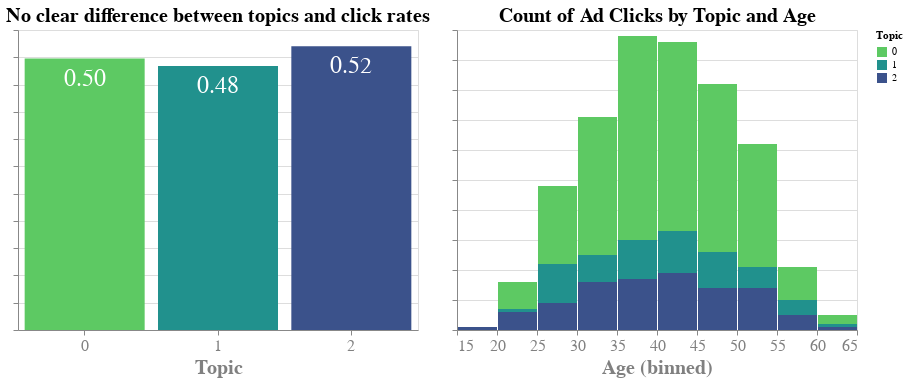

Notebook cell for this chart:
### Markdown cell above
### Topics and click rate

### Code cell
base = (alt.Chart(df, width=400).mark_bar()
 .encode(
     x=alt.X('Topic:N', axis=alt.Axis(labelAngle=0,
                                        labelFontSize=16,
                                        titleFontSize=20,
                                        labelColor='gray',
                                        titleColor='gray')),
     y=alt.Y('mean(Clicked on Ad)', axis=alt.Axis(labels=False, title='')))
 
 .properties(title='No clear difference between topics and click rates'))


bars = base.encode(color=alt.Color('Topic:N', 
                         scale=alt.Scale(scheme='viridis', reverse=True)))

text = base.mark_text(
    align='center',
    baseline='middle',
    dy=20,
    color='white',
    size=24
).encode(
    text=alt.Text('mean(Clicked on Ad):O', format=('.2f'))
)

topic_age = (alt.Chart(df[df['Clicked on Ad']==True], width=400).mark_bar()
 .encode(
     x=alt.X('Age:Q', bin=True, axis=alt.Axis(labelAngle=0,
                                        labelFontSize=16,
                                        titleFontSize=20,
                                        labelColor='gray',
                                        titleColor='gray')),
     y=alt.Y('count()', axis=alt.Axis(labels=False, title='')),
     color=alt.Color('Topic:N', 
                         scale=alt.Scale(scheme='viridis', reverse=True)))
 
 .properties(title='Count of Ad Clicks by Topic and Age'))



((bars + text ) | topic_age).configure_title(fontSize=20)

### Figure 1 — Vega-Lite specification as saved in the notebook (floating-point values rounded to 4 significant figures; data arrays with more than 128 entries replaced by an {"elided": "..."} marker saying what was removed)
{"$schema": "https://vega.github.io/schema/vega-lite/v4.17.0.json", "config": {"title": {"fontSize": 20}, "view": {"continuousHeight": 300, "continuousWidth": 400}}, "datasets": {"data-07037a8d4dae3615ffc52d18e393e7e9": {"elided": "500 records"}, "data-80fa8f0ace20aee982df92a36cd36575": {"elided": "1000 records"}}, "hconcat": [{"data": {"name": "data-80fa8f0ace20aee982df92a36cd36575"}, "layer": [{"encoding": {"color": {"field": "Topic", "scale": {"reverse": true, "scheme": "viridis"}, "type": "nominal"}, "x": {"axis": {"labelAngle": 0, "labelColor": "gray", "labelFontSize": 16, "titleColor": "gray", "titleFontSize": 20}, "field": "Topic", "type": "nominal"}, "y": {"aggregate": "mean", "axis": {"labels": false, "title": ""}, "field": "Clicked on Ad", "type": "quantitative"}}, "mark": "bar", "title": "No clear difference between topics and click rates", "width": 400}, {"encoding": {"text": {"aggregate": "mean", "field": "Clicked on Ad", "format": ".2f", "type": "ordinal"}, "x": {"axis": {"labelAngle": 0, "labelColor": "gray", "labelFontSize": 16, "titleColor": "gray", "titleFontSize": 20}, "field": "Topic", "type": "nominal"}, "y": {"aggregate": "mean", "axis": {"labels": false, "title": ""}, "field": "Clicked on Ad", "type": "quantitative"}}, "mark": {"align": "center", "baseline": "middle", "color": "white", "dy": 20, "size": 24, "type": "text"}, "title": "No clear difference between topics and click rates", "width": 400}]}, {"data": {"name": "data-07037a8d4dae3615ffc52d18e393e7e9"}, "encoding": {"color": {"field": "Topic", "scale": {"reverse": true, "scheme": "viridis"}, "type": "nominal"}, "x": {"axis": {"labelAngle": 0, "labelColor": "gray", "labelFontSize": 16, "titleColor": "gray", "titleFontSize": 20}, "bin": true, "field": "Age", "type": "quantitative"}, "y": {"aggregate": "count", "axis": {"labels": false, "title": ""}, "type": "quantitative"}}, "mark": "bar", "title": "Count of Ad Clicks by Topic and Age", "width": 400}]}
